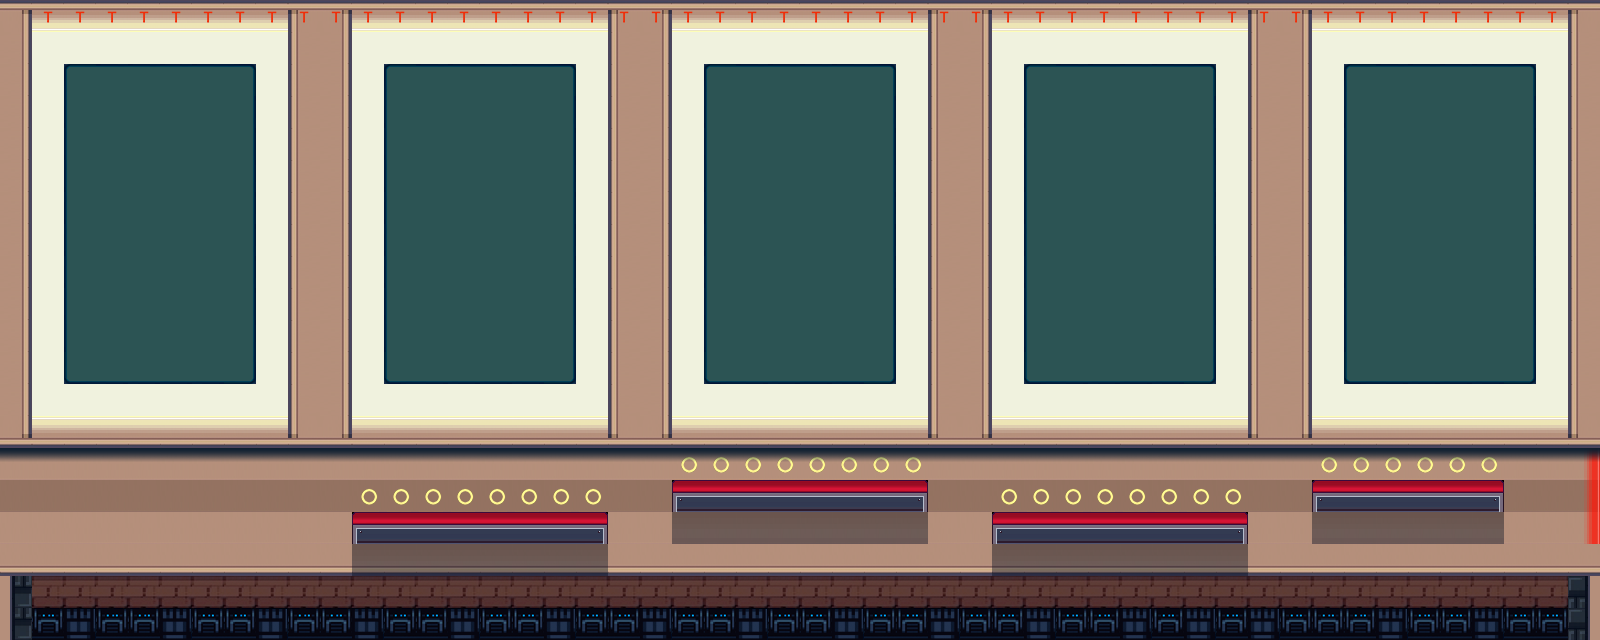

The image is a tile-based game level rendered from a .tmx file. Its description and source (layers, tilesets, objects; grid data summarised) follow:
An orthogonal 50x20 tile map with 32x32 px tiles, 4 tile layers (NoCollide1, NoCollide, Collide, nocollide3).

<map version="1.5" tiledversion="1.7.2" orientation="orthogonal" renderorder="right-down" width="50" height="20" tilewidth="32" tileheight="32" infinite="0" nextlayerid="5" nextobjectid="1">
 <editorsettings>
  <export target="../new_level1A.json" format="json" />
 </editorsettings>
 <tileset firstgid="1" source="tiles/new_buildingTiles.tsx" />
 <layer id="3" name="NoCollide1" width="50" height="20">
  <data>[1000 cells, 827 non-empty, 10 distinct tile ids]</data>
 </layer>
 <layer id="2" name="NoCollide" width="50" height="20">
  <data>[1000 cells, 108 non-empty, 3 distinct tile ids]</data>
 </layer>
 <layer id="1" name="Collide" width="50" height="20">
  <data>[1000 cells, 289 non-empty, 12 distinct tile ids]</data>
 </layer>
 <layer id="4" name="nocollide3" width="50" height="20">
  <data>[1000 cells, 72 non-empty, 2 distinct tile ids]</data>
 </layer>
</map>
